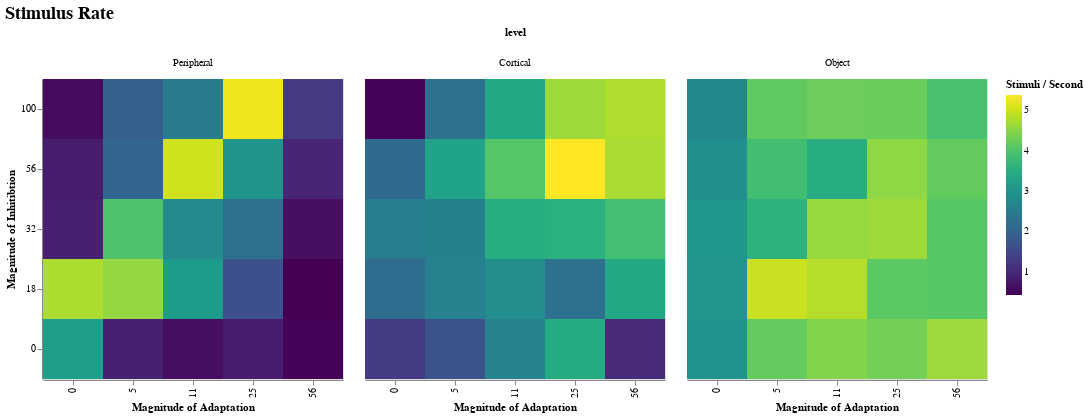

Notebook code for this chart:
### Code cell
df_stim_rate |>
  @vlplot(:rect, width=300, height=300,
          title={text="Stimulus Rate",fontSize=18},
          column={field=:level, typ="nominal", sort=["Peripheral", "Cortical", "Object"]},
          x={field=:c_a, typ="ordinal", sort = "ascending",
             axis={title="Magnitude of Adaptation"}},
          y={field=:c_m, typ="ordinal", sort = "descending",
             axis={title="Magnitude of Inhitibtion"}},
          color={field=:stim_rate, aggregate="mean", typ="quantitative", 
                 legend={title="Stimuli / Second"}},
          config={range={heatmap={scheme="viridis"}}})

### Figure 1 — Vega-Lite specification as saved in the notebook (floating-point values rounded to 4 significant figures)
{"config": {"range": {"heatmap": {"scheme": "viridis"}}}, "data": {"values": [{"c_a": 0, "c_m": 0, "level": "Peripheral", "stim_rate": 3.181}, {"c_a": 0, "c_m": 18, "level": "Peripheral", "stim_rate": 4.772}, {"c_a": 0, "c_m": 32, "level": "Peripheral", "stim_rate": 0.8372}, {"c_a": 0, "c_m": 56, "level": "Peripheral", "stim_rate": 0.7744}, {"c_a": 0, "c_m": 100, "level": "Peripheral", "stim_rate": 0.5442}, {"c_a": 5, "c_m": 0, "level": "Peripheral", "stim_rate": 0.8372}, {"c_a": 5, "c_m": 18, "level": "Peripheral", "stim_rate": 4.584}, {"c_a": 5, "c_m": 32, "level": "Peripheral", "stim_rate": 3.997}, {"c_a": 5, "c_m": 56, "level": "Peripheral", "stim_rate": 2.009}, {"c_a": 5, "c_m": 100, "level": "Peripheral", "stim_rate": 1.905}, {"c_a": 11, "c_m": 0, "level": "Peripheral", "stim_rate": 0.5651}, {"c_a": 11, "c_m": 18, "level": "Peripheral", "stim_rate": 3.118}, {"c_a": 11, "c_m": 32, "level": "Peripheral", "stim_rate": 2.763}, {"c_a": 11, "c_m": 56, "level": "Peripheral", "stim_rate": 5.023}, {"c_a": 11, "c_m": 100, "level": "Peripheral", "stim_rate": 2.449}, {"c_a": 25, "c_m": 0, "level": "Peripheral", "stim_rate": 0.7953}, {"c_a": 25, "c_m": 18, "level": "Peripheral", "stim_rate": 1.632}, {"c_a": 25, "c_m": 32, "level": "Peripheral", "stim_rate": 2.26}, {"c_a": 25, "c_m": 56, "level": "Peripheral", "stim_rate": 2.993}, {"c_a": 25, "c_m": 100, "level": "Peripheral", "stim_rate": 5.274}, {"c_a": 56, "c_m": 0, "level": "Peripheral", "stim_rate": 0.4604}, {"c_a": 56, "c_m": 18, "level": "Peripheral", "stim_rate": 0.4186}, {"c_a": 56, "c_m": 32, "level": "Peripheral", "stim_rate": 0.586}, {"c_a": 56, "c_m": 56, "level": "Peripheral", "stim_rate": 0.9209}, {"c_a": 56, "c_m": 100, "level": "Peripheral", "stim_rate": 1.256}, {"c_a": 0, "c_m": 0, "level": "Cortical", "stim_rate": 1.277}, {"c_a": 0, "c_m": 18, "level": "Cortical", "stim_rate": 2.156}, {"c_a": 0, "c_m": 32, "level": "Cortical", "stim_rate": 2.512}, {"c_a": 0, "c_m": 56, "level": "Cortical", "stim_rate": 2.114}, {"c_a": 0, "c_m": 100, "level": "Cortical", "stim_rate": 0.4604}, {"c_a": 5, "c_m": 0, "level": "Cortical", "stim_rate": 1.653}, {"c_a": 5, "c_m": 18, "level": "Cortical", "stim_rate": 2.574}, {"c_a": 5, "c_m": 32, "level": "Cortical", "stim_rate": 2.553}, {"c_a": 5, "c_m": 56, "level": "Cortical", "stim_rate": 3.286}, {"c_a": 5, "c_m": 100, "level": "Cortical", "stim_rate": 2.26}, {"c_a": 11, "c_m": 0, "level": "Cortical", "stim_rate": 2.616}, {"c_a": 11, "c_m": 18, "level": "Cortical", "stim_rate": 2.846}, {"c_a": 11, "c_m": 32, "level": "Cortical", "stim_rate": 3.495}, {"c_a": 11, "c_m": 56, "level": "Cortical", "stim_rate": 4.06}, {"c_a": 11, "c_m": 100, "level": "Cortical", "stim_rate": 3.391}, {"c_a": 25, "c_m": 0, "level": "Cortical", "stim_rate": 3.474}, {"c_a": 25, "c_m": 18, "level": "Cortical", "stim_rate": 2.26}, {"c_a": 25, "c_m": 32, "level": "Cortical", "stim_rate": 3.579}, {"c_a": 25, "c_m": 56, "level": "Cortical", "stim_rate": 5.379}, {"c_a": 25, "c_m": 100, "level": "Cortical", "stim_rate": 4.667}, {"c_a": 56, "c_m": 0, "level": "Cortical", "stim_rate": 1.005}, {"c_a": 56, "c_m": 18, "level": "Cortical", "stim_rate": 3.391}, {"c_a": 56, "c_m": 32, "level": "Cortical", "stim_rate": 3.893}, {"c_a": 56, "c_m": 56, "level": "Cortical", "stim_rate": 4.751}, {"c_a": 56, "c_m": 100, "level": "Cortical", "stim_rate": 4.793}, {"c_a": 0, "c_m": 0, "level": "Object", "stim_rate": 2.951}, {"c_a": 5, "c_m": 0, "level": "Object", "stim_rate": 4.207}, {"c_a": 11, "c_m": 0, "level": "Object", "stim_rate": 4.458}, {"c_a": 25, "c_m": 0, "level": "Object", "stim_rate": 4.332}, {"c_a": 56, "c_m": 0, "level": "Object", "stim_rate": 4.646}, {"c_a": 0, "c_m": 18, "level": "Object", "stim_rate": 3.014}, {"c_a": 5, "c_m": 18, "level": "Object", "stim_rate": 4.981}, {"c_a": 11, "c_m": 18, "level": "Object", "stim_rate": 4.835}, {"c_a": 25, "c_m": 18, "level": "Object", "stim_rate": 4.123}, {"c_a": 56, "c_m": 18, "level": "Object", "stim_rate": 4.081}, {"c_a": 0, "c_m": 32, "level": "Object", "stim_rate": 3.035}, {"c_a": 5, "c_m": 32, "level": "Object", "stim_rate": 3.6}, {"c_a": 11, "c_m": 32, "level": "Object", "stim_rate": 4.604}, {"c_a": 25, "c_m": 32, "level": "Object", "stim_rate": 4.667}, {"c_a": 56, "c_m": 32, "level": "Object", "stim_rate": 4.081}, {"c_a": 0, "c_m": 56, "level": "Object", "stim_rate": 2.867}, {"c_a": 5, "c_m": 56, "level": "Object", "stim_rate": 3.872}, {"c_a": 11, "c_m": 56, "level": "Object", "stim_rate": 3.495}, {"c_a": 25, "c_m": 56, "level": "Object", "stim_rate": 4.542}, {"c_a": 56, "c_m": 56, "level": "Object", "stim_rate": 4.186}, {"c_a": 0, "c_m": 100, "level": "Object", "stim_rate": 2.721}, {"c_a": 5, "c_m": 100, "level": "Object", "stim_rate": 4.165}, {"c_a": 11, "c_m": 100, "level": "Object", "stim_rate": 4.27}, {"c_a": 25, "c_m": 100, "level": "Object", "stim_rate": 4.249}, {"c_a": 56, "c_m": 100, "level": "Object", "stim_rate": 3.935}]}, "encoding": {"color": {"aggregate": "mean", "field": "stim_rate", "legend": {"title": "Stimuli / Second"}, "type": "quantitative"}, "column": {"field": "level", "sort": ["Peripheral", "Cortical", "Object"], "type": "nominal"}, "x": {"axis": {"title": "Magnitude of Adaptation"}, "field": "c_a", "sort": "ascending", "type": "ordinal"}, "y": {"axis": {"title": "Magnitude of Inhitibtion"}, "field": "c_m", "sort": "descending", "type": "ordinal"}}, "height": 300, "mark": "rect", "title": {"fontSize": 18, "text": "Stimulus Rate"}, "width": 300}
